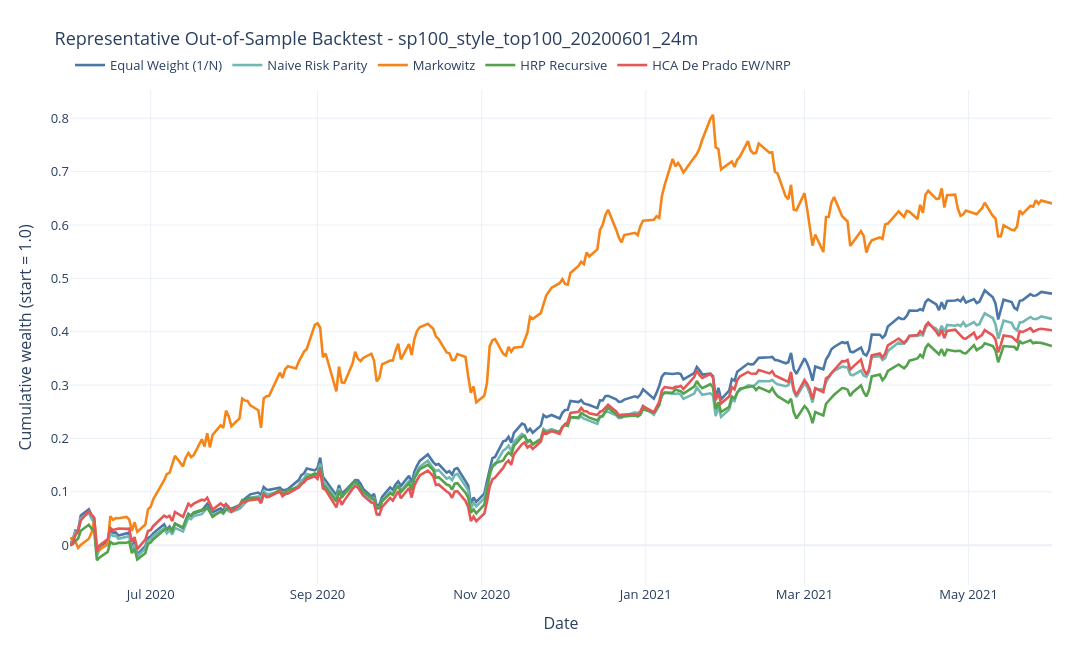

Notebook source saved alongside this figure:
### Code cell
fig_cumulative = go.Figure()

for method in METHOD_ORDER:
    path = RUNS_DIR / RUN_ID / "backtests" / method / "cumulative_returns.csv"
    if not path.exists():
        continue
    series = pd.read_csv(path, index_col=0)
    series.index = pd.to_datetime(series.index)
    fig_cumulative.add_trace(
        go.Scatter(
            x=series.index,
            y=series.iloc[:, 0],
            mode="lines",
            name=method_label(method),
            line=dict(width=2.6, color=PALETTE.get(method, "#444444")),
        )
    )

fig_cumulative.update_xaxes(title="Date")
fig_cumulative.update_yaxes(title="Cumulative wealth (start = 1.0)")
apply_paper_layout(fig_cumulative, title=f"Representative Out-of-Sample Backtest - {RUN_ID}", width=1150, height=650)
save_figure(fig_cumulative, "figure_04_representative_run_cumulative_wealth.html")

### Figure 1 — Plotly figure (JSON) as saved in the notebook; plotly's stock layout.template omitted (floating-point values rounded to 4 significant figures; data arrays with more than 128 entries replaced by an {"elided": "..."} marker saying what was removed)
{"data": [{"line": {"color": "#4C78A8", "width": 2.6}, "mode": "lines", "name": "Equal Weight (1/N)", "type": "scatter", "x": {"elided": "253 str values"}, "y": {"elided": "253 float values"}}, {"line": {"color": "#72B7B2", "width": 2.6}, "mode": "lines", "name": "Naive Risk Parity", "type": "scatter", "x": {"elided": "253 str values"}, "y": {"elided": "253 float values"}}, {"line": {"color": "#F58518", "width": 2.6}, "mode": "lines", "name": "Markowitz", "type": "scatter", "x": {"elided": "253 str values"}, "y": {"elided": "253 float values"}}, {"line": {"color": "#54A24B", "width": 2.6}, "mode": "lines", "name": "HRP Recursive", "type": "scatter", "x": {"elided": "253 str values"}, "y": {"elided": "253 float values"}}, {"line": {"color": "#E45756", "width": 2.6}, "mode": "lines", "name": "HCA De Prado EW/NRP", "type": "scatter", "x": {"elided": "253 str values"}, "y": {"elided": "253 float values"}}], "layout": {"font": {"size": 13}, "height": 650, "legend": {"orientation": "h", "x": 0, "xanchor": "left", "y": 1.02, "yanchor": "bottom"}, "margin": {"b": 65, "l": 70, "r": 40, "t": 90}, "paper_bgcolor": "white", "plot_bgcolor": "white", "title": {"text": "Representative Out-of-Sample Backtest - sp100_style_top100_20200601_24m"}, "width": 1150, "xaxis": {"title": {"text": "Date"}}, "yaxis": {"title": {"text": "Cumulative wealth (start = 1.0)"}}}}
